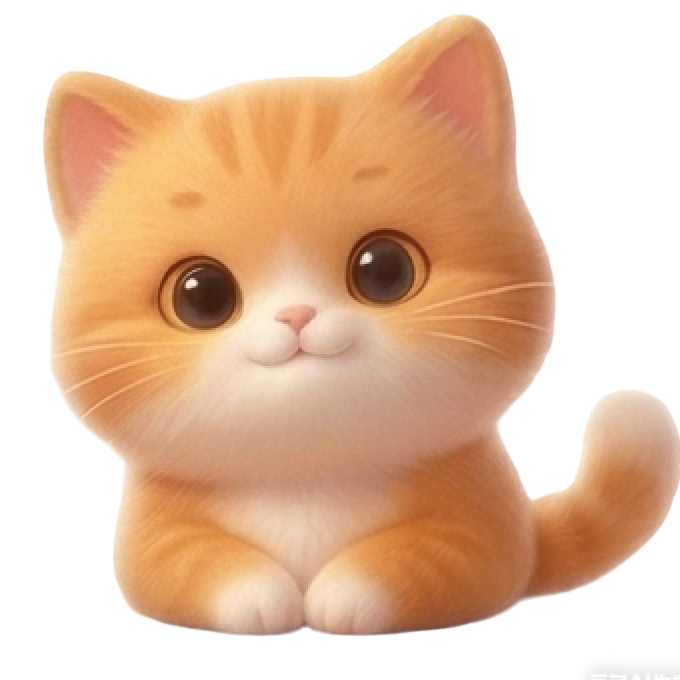
#> input picture src/assets/pets/cat/idle.png, 680 x 680 px
$ python remove_bg.py
#> lines starting #> are read from the running program, lines starting #| are printed output that depends on the picture
#!/usr/bin/env python3
"""Remove cream/beige background from cat PNG images, making it transparent."""
import os
import sys
from PIL import Image
import math

def remove_background(input_path, output_path, tolerance=38):
    """Remove the cream background by sampling corner pixels and flood-filling."""
#> called with input_path = 'src/assets/pets/cat/idle.png', output_path = 'src/assets/pets/cat/idle.png', tolerance = 38
    img = Image.open(input_path).convert("RGBA")
#> img is the input picture: PIL image 680x680 RGBA; mean R, G, B, A 128.2, 93.3, 66.9, 149.7
    pixels = img.load()
    w, h = img.size
#> w = 680; h = 680

    # Sample background color from corners (average of 10x10 corner regions)
    corner_samples = []
    for cx, cy in [(0,0), (w-1,0), (0,h-1), (w-1,h-1)]:
        for dx in range(min(10, w)):
            for dy in range(min(10, h)):
                sx = min(max(cx + dx if cx == 0 else cx - dx, 0), w-1)
                sy = min(max(cy + dy if cy == 0 else cy - dy, 0), h-1)
                r, g, b, a = pixels[sx, sy]
                corner_samples.append((r, g, b))
#> after the loop, corner_samples = 400 items, first 6: (0, 0, 0), (0, 0, 0), (0, 0, 0), (0, 0, 0), (0, 0, 0), (0, 0, 0)

    # Average background color
    avg_r = sum(s[0] for s in corner_samples) // len(corner_samples)
#> avg_r = 22
    avg_g = sum(s[1] for s in corner_samples) // len(corner_samples)
#> avg_g = 22
    avg_b = sum(s[2] for s in corner_samples) // len(corner_samples)
#> avg_b = 22
    bg_color = (avg_r, avg_g, avg_b)
#> bg_color = (22, 22, 22)
    print(f"  Detected bg color: RGB({avg_r}, {avg_g}, {avg_b})")
#|   Detected bg color: RGB(22, 22, 22)

    # Flood fill from all 4 edges to mark background pixels
    visited = set()
    bg_pixels = set()
    queue = []

    # Add all edge pixels as seeds
    for x in range(w):
        queue.append((x, 0))
        queue.append((x, h - 1))
    for y in range(h):
        queue.append((0, y))
        queue.append((w - 1, y))

    while queue:
        x, y = queue.pop()
        if (x, y) in visited:
            continue
        if x < 0 or x >= w or y < 0 or y >= h:
            continue
        visited.add((x, y))

        r, g, b, a = pixels[x, y]
        # Check if pixel is similar to background
        dist = math.sqrt((r - bg_color[0])**2 + (g - bg_color[1])**2 + (b - bg_color[2])**2)
        if dist <= tolerance:
            bg_pixels.add((x, y))
            # Add neighbors (4-connected)
            for nx, ny in [(x+1,y), (x-1,y), (x,y+1), (x,y-1)]:
                if 0 <= nx < w and 0 <= ny < h and (nx, ny) not in visited:
                    queue.append((nx, ny))
#> this loop made 5034 passes
#> (r, g, b, a, dist) on passes 1 to 3: (239, 239, 239, 144, 375.9), (0, 0, 0, 0, 38.11), (255, 255, 255, 212, 403.6)

    # Create soft edge transition
    # For pixels near the boundary, apply partial transparency
    edge_width = 2
    edge_pixels = set()
    for x, y in bg_pixels:
        for nx, ny in [(x+1,y), (x-1,y), (x,y+1), (x,y-1),
                       (x+1,y+1), (x-1,y-1), (x+1,y-1), (x-1,y+1)]:
            if 0 <= nx < w and 0 <= ny < h and (nx, ny) not in bg_pixels:
                edge_pixels.add((nx, ny))
#> this loop made 1116 passes
#> (x, y) on passes 1 to 3: (627, 665), (679, 666), (615, 663)

    # Apply transparency
    for x, y in bg_pixels:
        r, g, b, a = pixels[x, y]
        pixels[x, y] = (r, g, b, 0)

    # Soften edges
    for x, y in edge_pixels:
        r, g, b, a = pixels[x, y]
        # Count how many bg neighbors
        bg_count = 0
        total = 0
        for dx in range(-edge_width, edge_width + 1):
            for dy in range(-edge_width, edge_width + 1):
                nx, ny = x + dx, y + dy
                if 0 <= nx < w and 0 <= ny < h:
                    total += 1
                    if (nx, ny) in bg_pixels:
                        bg_count += 1
        ratio = bg_count / max(total, 1)
        new_alpha = int(a * (1 - ratio * 0.5))
        pixels[x, y] = (r, g, b, new_alpha)
#> this loop made 352 passes
#> (x, y) on passes 1 to 3: (604, 663), (668, 666), (593, 663)

    # Crop to content bounding box with padding
    bbox = img.getbbox()
    if bbox:
        pad = 10
        left = max(0, bbox[0] - pad)
        top = max(0, bbox[1] - pad)
        right = min(w, bbox[2] + pad)
        bottom = min(h, bbox[3] + pad)
        img = img.crop((left, top, right, bottom))
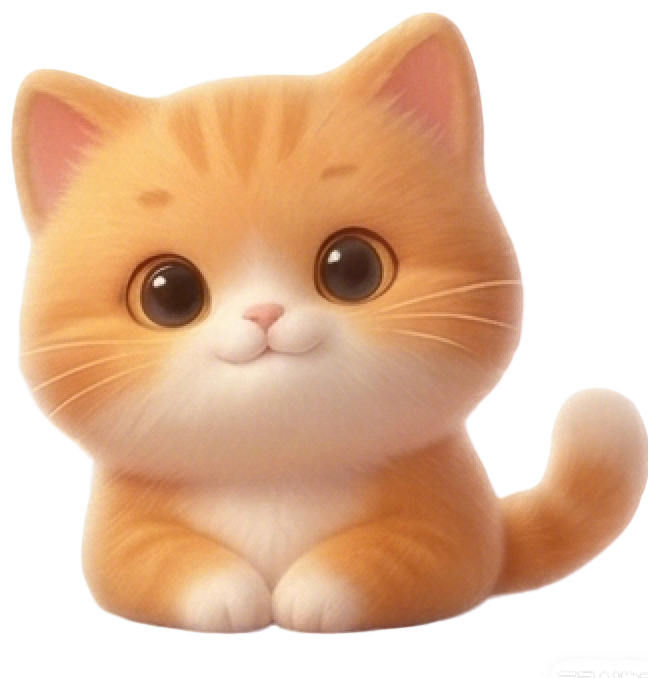
#> img: PIL image 648x678 RGBA; mean R, G, B, A 135, 98.2, 70.4, 157.6; transparent parts drawn white

    img.save(output_path, "PNG")
    print(f"  Saved: {output_path} ({img.size[0]}x{img.size[1]})")
#|   Saved: src/assets/pets/cat/idle.png (648x678)

def main():
    cat_dir = os.path.join(os.path.dirname(__file__), "..", "src", "assets", "pets", "cat")
    cat_dir = os.path.abspath(cat_dir)

    # Process only the unique source images
    source_files = [
        "idle.png", "happy.png", "thinking.png", "sleeping.png",
        "eating.png", "love.png", "playing.png", "standing.png",
    ]
    # After processing source, copy to aliases
    aliases = {
        "idle.png": ["sitting.png", "angry.png", "error.png", "empty.png"],
        "sleeping.png": ["lying.png"],
        "thinking.png": ["curious.png"],
        "standing.png": ["achievement.png", "notification.png"],
    }

    for fname in source_files:
        fpath = os.path.join(cat_dir, fname)
        if os.path.exists(fpath):
            print(f"Processing {fname}...")
            remove_background(fpath, fpath, tolerance=38)
        else:
            print(f"SKIP: {fname} not found")

    # Copy aliases
    for src, dsts in aliases.items():
        src_path = os.path.join(cat_dir, src)
        if os.path.exists(src_path):
            for dst in dsts:
                dst_path = os.path.join(cat_dir, dst)
                import shutil
                shutil.copy2(src_path, dst_path)
                print(f"  Copied {src} -> {dst}")
#> this loop made 4 passes
#> (src, dsts) on passes 1 to 4: ('idle.png', ['sitting.png', 'angry.png', 'error.png', 'empty.png']), ('sleeping.png', ['lying.png']), ('thinking.png', ['curious.png']), ('standing.png', ['achievement.png', 'notification.png'])
#|   Copied idle.png -> sitting.png
#|   Copied idle.png -> angry.png
#|   Copied idle.png -> error.png
#|   Copied idle.png -> empty.png
#|   Copied sleeping.png -> lying.png
#|   Copied thinking.png -> curious.png

    print("\nDone! All cat images processed.")

if __name__ == "__main__":
    main()
